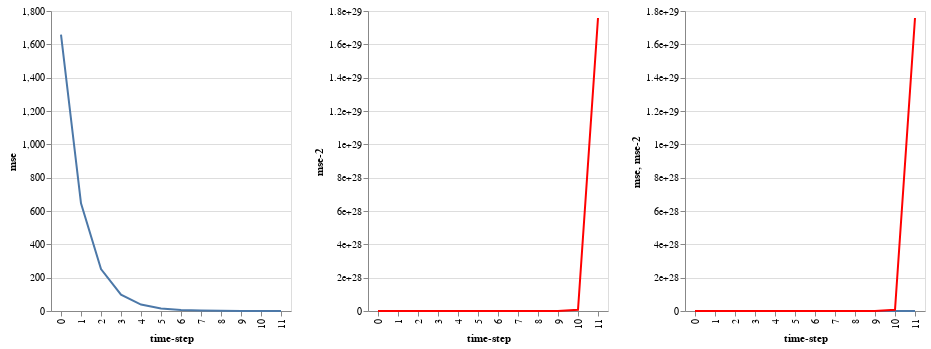

Source (notebook cell):
### Code cell
base = alt.Chart(mse_df).encode(x="time-step:O")
line1 = base.mark_line().encode(y="mse")
line2 = base.mark_line(color='red').encode(y="mse-2")
line1 | line2 | (line1 + line2)

### Figure 1 — Vega-Lite specification as saved in the notebook (floating-point values rounded to 4 significant figures)
{"config": {"view": {"continuousWidth": 400, "continuousHeight": 300}}, "hconcat": [{"mark": "line", "encoding": {"x": {"type": "ordinal", "field": "time-step"}, "y": {"type": "quantitative", "field": "mse"}}}, {"mark": {"type": "line", "color": "red"}, "encoding": {"x": {"type": "ordinal", "field": "time-step"}, "y": {"type": "quantitative", "field": "mse-2"}}}, {"layer": [{"mark": "line", "encoding": {"x": {"type": "ordinal", "field": "time-step"}, "y": {"type": "quantitative", "field": "mse"}}}, {"mark": {"type": "line", "color": "red"}, "encoding": {"x": {"type": "ordinal", "field": "time-step"}, "y": {"type": "quantitative", "field": "mse-2"}}}]}], "data": {"name": "data-707d8a88af07458e2a4b3ad5a98256e6"}, "$schema": "https://vega.github.io/schema/vega-lite/v4.0.2.json", "datasets": {"data-707d8a88af07458e2a4b3ad5a98256e6": [{"mse": 1658.0, "time-step": 0, "mse-2": 1658.0}, {"mse": 645.6, "time-step": 1, "mse-2": 384900.0}, {"mse": 251.6, "time-step": 2, "mse-2": 89400000.0}, {"mse": 98.17, "time-step": 3, "mse-2": 20760000000.0}, {"mse": 38.43, "time-step": 4, "mse-2": 4822000000000.0}, {"mse": 15.17, "time-step": 5, "mse-2": 1120000000000000.0}, {"mse": 6.118, "time-step": 6, "mse-2": 2.601e+17}, {"mse": 2.592, "time-step": 7, "mse-2": 6.041e+19}, {"mse": 1.219, "time-step": 8, "mse-2": 1.403e+22}, {"mse": 0.6848, "time-step": 9, "mse-2": 3.259e+24}, {"mse": 0.4766, "time-step": 10, "mse-2": 7.568e+26}, {"mse": 0.3956, "time-step": 11, "mse-2": 1.758e+29}]}}
